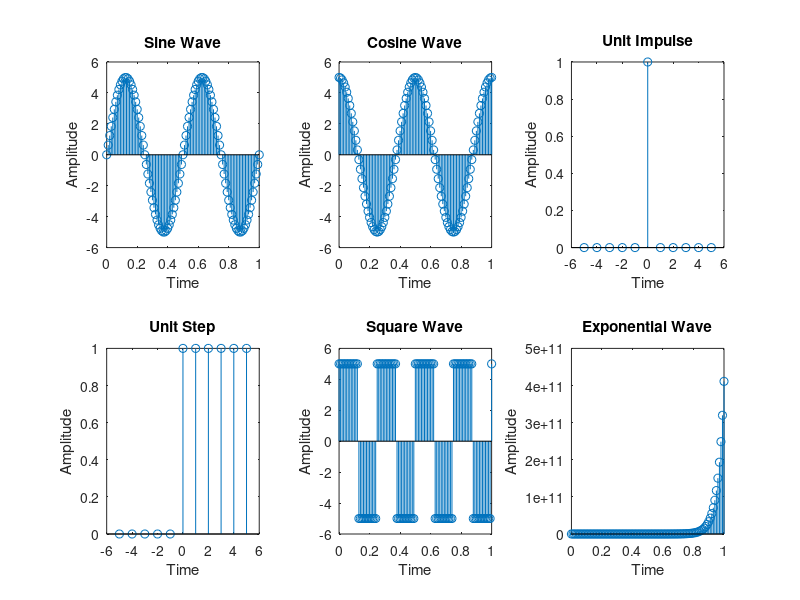

Recreate this plot in MATLAB.
clc
clear

%sine wave
a = 5;
t = 0:0.01:1;
b = a * sin(2*pi*2*t);
subplot(231);
stem(t, b);
xlabel("Time");
ylabel("Amplitude");
title("Sine Wave");

%cos wave
a = 5;
t = 0: 0.01: 1;
b = a * cos(2*pi*2*t);
subplot(232);
stem(t, b);
xlabel("Time");
ylabel("Amplitude");
title("Cosine Wave");

%unit impulse
n = -5: 5;
a = [zeros(1, 5), ones(1, 1), zeros(1, 5)];
subplot(233);
stem(n, a);
xlabel("Time");
ylabel("Amplitude");
title("Unit Impulse");

%unit step
n = -5: 5;
a = [zeros(1, 5), ones(1, 6)];
subplot(234);
stem(n, a);
xlabel("Time");
ylabel("Amplitude");
title("Unit Step");

%square wave
a = 5;
t = 0: 0.01: 1;
d = a * square(2*pi*4*t);
subplot(235);
stem(t, d);
xlabel("Time");
ylabel("Amplitude");
title("Square Wave");

%exponential wave
a = 5;
t = 0: 0.01: 1;
b = a * exp(2*pi*4*t);
subplot(236);
stem(t, b);
xlabel("Time");
ylabel("Amplitude");
title("Exponential Wave");
